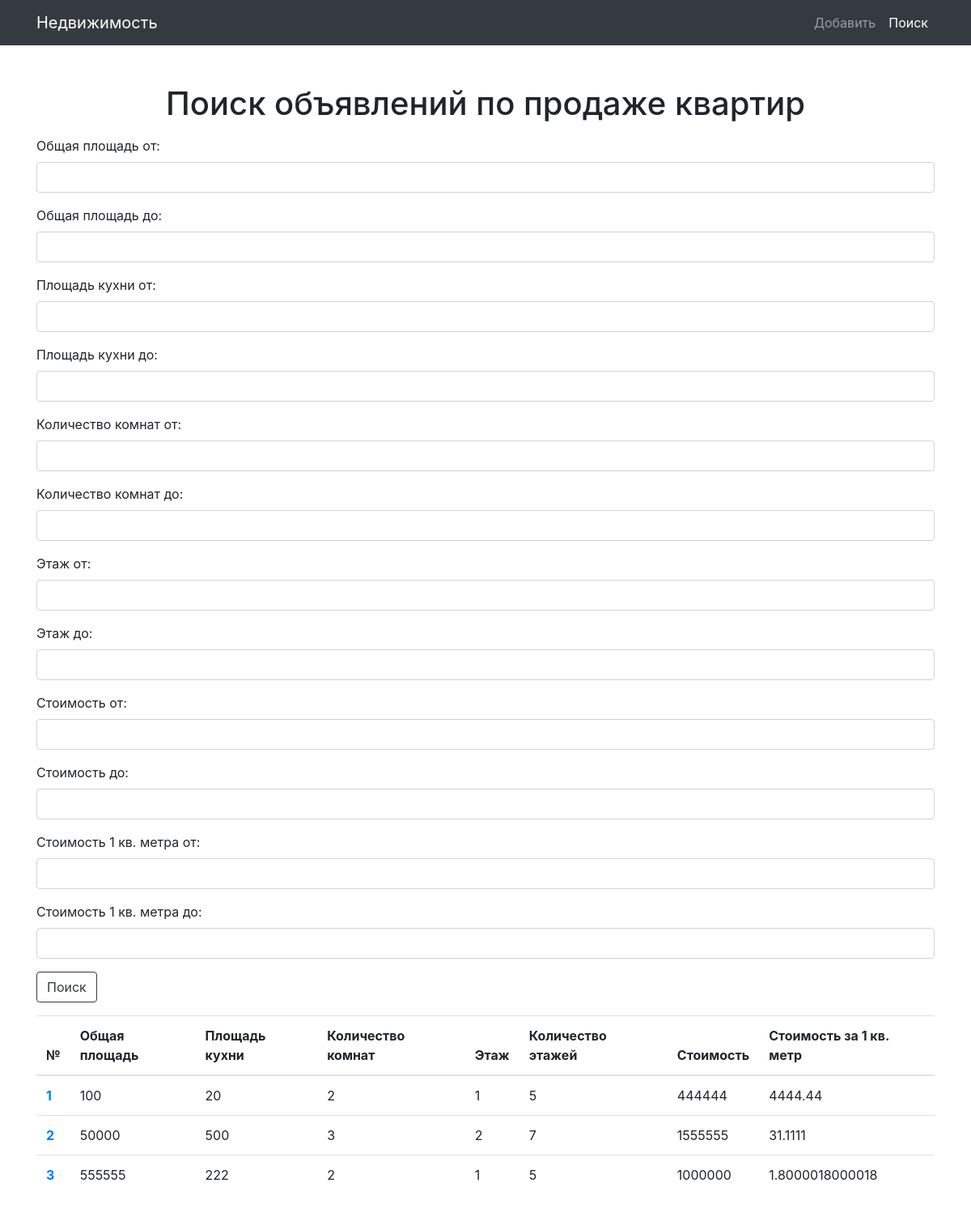
Screenshot of /?controller=ad&action=search_flat with the database file from the repository.
### tables this page shows
CREATE TABLE `Flat` (
  `id` int(11) NOT NULL,
  `gross_area` int(11) NOT NULL,
  `kitchen_area` int(11) NOT NULL,
  `room_amount` int(11) NOT NULL,
  `floor` int(11) NOT NULL,
  `floor_amount` int(11) DEFAULT NULL,
  `address` varchar(300) NOT NULL,
  `cost` int(11) NOT NULL
);

### Controllers/Controller.php (called while the page is built, shortened)
<?php
class Controller
{
    public function render($name, $vars, $layout = null)
    {
        extract($vars);
        include 'Views/'.$name.'.php';
    }
}

### Controllers/AdController.php (called while the page is built, shortened)
<?php
class AdController extends Controller
{
    public function search_flatAction()
    {
        $flats = Flat::all();
        return $this->render('search_flat', [
            'menu'  => 'search',
            'flats' => $flats,
            'post'  => $_POST,
        ], 'layout');
    }
}

### index.php (called while the page is built, shortened)
<?php
require_once 'Config.php';
require_once 'Db.php';
require_once 'Controllers/Controller.php';
require_once 'Models/Model.php';
Route::start();

### Db.php (called while the page is built, shortened)
<?php
class Db {
    private static $instance;
    private static function getInstance(){
        if (self::$instance == null){
            self::$instance = new $className;
        }
        return self::$instance;
    }
    private static function initConnection(){
        $db = self::getInstance();
        $db->conn = new mysqli(Config::$host, Config::$login, Config::$password, Config::$dbname);
        $db->conn->set_charset('utf8');
        return $db;
    }
    public static function getconn() {
        try {
            $db = self::initConnection();
            return $db->conn;
        } catch (Exception $ex) {
            echo "I was unable to open a connection to the database. " . $ex->getMessage();
            return null;
        }
    }
}

### Models/Model.php (called while the page is built, shortened)
<?php
class Model
{
    public static function all() {
        $list  = [];
        $sql   = 'SELECT * FROM '.get_called_class();
        $items = Db::getconn()->query($sql);
        $items = $items->fetch_all(MYSQLI_ASSOC);
        $keys  = get_class_vars(get_called_class());
        foreach ($items as $item) {
            $arr = [];
            foreach ($keys as $key=>$value) {
                $arr[$key] = $item[$key];
            }
            $list[] = new $class($arr);
        }
        return $list;
    }
}

### Views/search_flat.php (the view, shortened to what this page needs)
<div class="row">
    <div class="col-lg-12 text-center">
        <h1 class="mt-5">Поиск объявлений по продаже квартир</h1>
    </div>
</div>
<form action="" method="post" enctype="multipart/form-data">
    <div class="form-group">
        <label for="gross_area_from">Общая площадь от:</label>
        <input type="number" min="1" class="form-control" value="<?=$post['gross_area_from']?>" id="gross_area_from" name="gross_area_from">
    </div>
    <div class="form-group">
        <label for="gross_area_to">Общая площадь до:</label>
        <input type="number" min="1" class="form-control" value="<?=$post['gross_area_to']?>" id="gross_area_to" name="gross_area_to">
    </div>
    <div class="form-group">
        <label for="kitchen_area_from">Площадь кухни от:</label>
        <input type="number" min="1" class="form-control" value="<?=$post['kitchen_area_from']?>" id="kitchen_area_from" name="kitchen_area_from">
    </div>
    <div class="form-group">
        <label for="kitchen_area_to">Площадь кухни до:</label>
        <input type="number" min="1" class="form-control" value="<?=$post['kitchen_area_to']?>"  id="kitchen_area_to" name="kitchen_area_to">
    </div>
    <div class="form-group">
        <label for="room_amount_from">Количество комнат от:</label>
        <input type="number" min="1" class="form-control"  value="<?=$post['room_amount_from']?>"  id="room_amount_from" name="room_amount_from">
    </div>
    <div class="form-group">
        <label for="room_amount_to">Количество комнат до:</label>
        <input type="number" min="1" class="form-control"  value="<?=$post['room_amount_from']?>"  id="room_amount_to" name="room_amount_to">
    </div>
    <div class="form-group">
        <label for="floor_from">Этаж от:</label>
        <input type="number" class="form-control" value="<?=$post['floor_from']?>"  id="floor_from" name="floor_from">
    </div>
    <div class="form-group">
        <label for="floor_to">Этаж до:</label>
        <input type="number" class="form-control" value="<?=$post['floor_to']?>" id="floor_to" name="floor_to">
    </div>
    <div class="form-group">
        <label for="cost_from">Стоимость от:</label>
        <input type="number" class="form-control"  value="<?=$post['cost_from']?>"  id="cost_from" name="cost_from">
    </div>
    <div class="form-group">
        <label for="cost_to">Стоимость до:</label>
        <input type="number" class="form-control"  value="<?=$post['cost_to']?>"  id="cost_to" name="cost_to">
    </div>
    <div class="form-group">
        <label for="cost_1_sq_m_from">Стоимость 1 кв. метра от:</label>
        <input type="number" class="form-control"  value="<?=$post['cost_1_sq_m_from']?>"  id="cost_1_sq_m_from" name="cost_1_sq_m_from">
    </div>
    <div class="form-group">
        <label for="cost_1_sq_m_to">Стоимость 1 кв. метра до:</label>
        <input type="number" class="form-control"  value="<?=$post['cost_1_sq_m_to']?>"  id="cost_1_sq_m_to" name="cost_1_sq_m_to">
    </div>
    <div class="form-group">
        <input type="submit" class="btn btn-outline-dark" name="submit" value="Поиск"/>
    </div>
</form>
<?php if ($flats): ?>
    <table class="table">
        <caption></caption>
        <thead>
            <th>№</th>
            <th>Общая площадь</th>
            <th>Площадь кухни</th>
            <th>Количество комнат</th>
            <th>Этаж</th>
            <th>Количество этажей</th>
            <th>Стоимость</th>
            <th>Стоимость за 1 кв. метр</th>
        </thead>
        <?php foreach($flats as $flat): ?>
            <tr>
                <th><a href="/?controller=ad&action=view_flat&id=<?= $flat->id ?>"><?= $flat->id ?></a></th>
                <td><?= $flat->gross_area?></td>
                <td><?= $flat->kitchen_area?></td>
                <td><?= $flat->room_amount?></td>
                <td><?= $flat->floor?></td>
                <td><?= $flat->floor_amount?></td>
                <td><?= $flat->cost?></td>
                <td><?= $flat->cost/$flat->gross_area?></td>
            </tr>
        <?php endforeach; ?>
    </table>
<?php else: ?>
Нет результатов
<?php endif; ?>

### css/style.css (style rules this page uses)
body { padding-top: 54px; }
@media (min-width: 992px) { body { padding-top: 56px; } }

### rows the page displays
flat: id "1", gross_area "100", kitchen_area "20", room_amount "2", floor "1", floor_amount "5", cost "444444", $flat->cost/$flat->gross_area "4444.44"
flat: id "2", gross_area "50000", kitchen_area "500", room_amount "3", floor "2", floor_amount "7", cost "1555555", $flat->cost/$flat->gross_area "31.1111"
flat: id "3", gross_area "555555", kitchen_area "222", room_amount "2", floor "1", floor_amount "5", cost "1000000", $flat->cost/$flat->gross_area "1.8000018000018"
